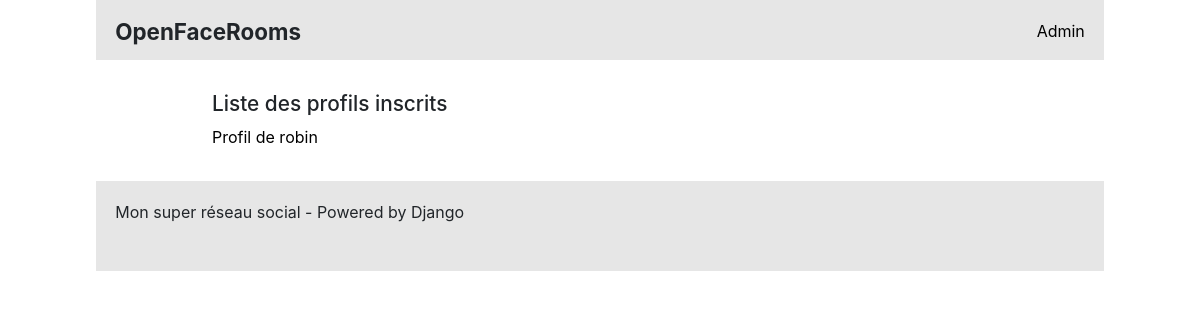
The app's page /profiles/, older data.
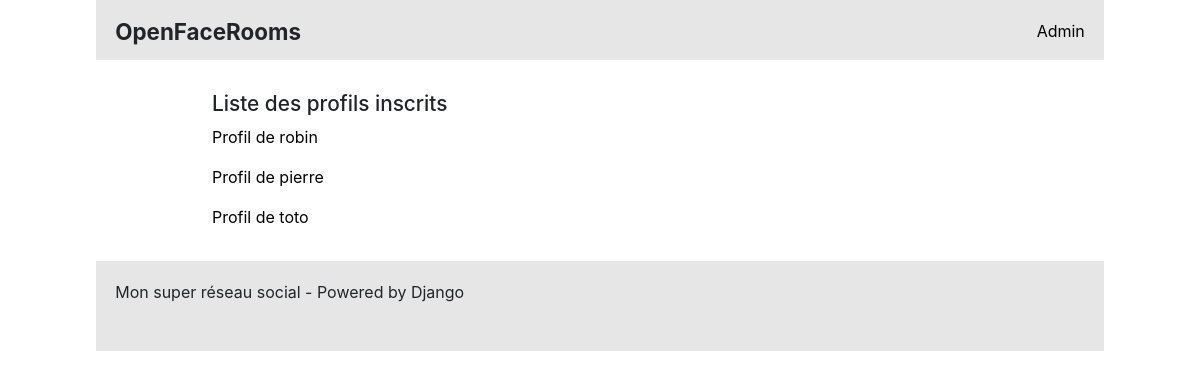
The same page, newer data.
### social/models.py (models this page shows)
class Profile(models.Model):
    user      = models.CharField(max_length=100, verbose_name="")
    date      = models.DateTimeField(default=timezone.now, verbose_name="Date de création")
    class Meta:
        verbose_name="Profil"
    def __str__(self):
        return "Profil de {}".format(self.user)

### social/views.py (the view)
# urls.py: path('profiles/', views.list_profiles, name='list_profiles'),
def list_profiles(request):
    profiles = Profile.objects.all()
    return render(request, 'social/list_profiles.html', locals())

### social/templates/social/list_profiles.html
{% extends "base.html" %}
{% block content%}
	<h2>Liste des profils inscrits</h2>
	{% for profile in profiles %}
		<p><a href="{% url "show_profile" profile.id %}">{{ profile }}</a></p>
	{% endfor %}
{% endblock%}

Row changes from the older to the newer data that the page shows:
added Profile: user "Profil de pierre"
added Profile: user "Profil de toto"
